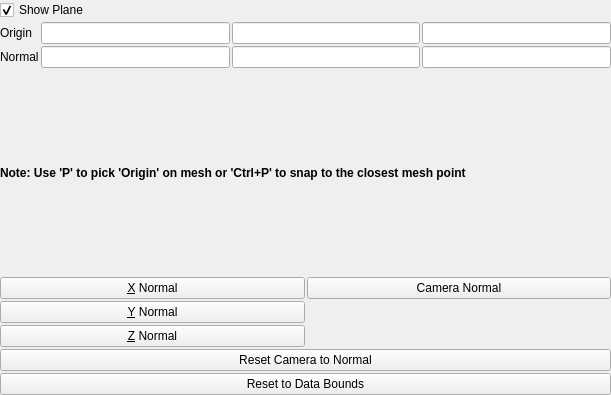
<?xml version="1.0" encoding="UTF-8"?>
<ui version="4.0">
 <class>ImplicitPlanePropertyWidget</class>
 <widget class="QWidget" name="ImplicitPlanePropertyWidget">
  <property name="geometry">
   <rect>
    <x>0</x>
    <y>0</y>
    <width>611</width>
    <height>395</height>
   </rect>
  </property>
  <property name="windowTitle">
   <string>Form</string>
  </property>
  <layout class="QVBoxLayout">
   <property name="spacing">
    <number>2</number>
   </property>
   <property name="margin">
    <number>0</number>
   </property>
   <item>
    <widget class="QCheckBox" name="show3DWidget">
     <property name="toolTip">
      <string>Show the interactive plane in the 3D render view.</string>
     </property>
     <property name="text">
      <string>Show Plane</string>
     </property>
     <property name="checked">
      <bool>true</bool>
     </property>
    </widget>
   </item>
   <item>
    <layout class="QGridLayout">
     <property name="margin">
      <number>0</number>
     </property>
     <property name="spacing">
      <number>2</number>
     </property>
     <item row="1" column="0">
      <widget class="QLabel" name="labelNormal">
       <property name="text">
        <string>Normal</string>
       </property>
      </widget>
     </item>
     <item row="1" column="1">
      <widget class="pqDoubleLineEdit" name="normalX"/>
     </item>
     <item row="0" column="0">
      <widget class="QLabel" name="labelOrigin">
       <property name="text">
        <string>Origin</string>
       </property>
      </widget>
     </item>
     <item row="1" column="3">
      <widget class="pqDoubleLineEdit" name="normalZ"/>
     </item>
     <item row="0" column="3">
      <widget class="pqDoubleLineEdit" name="originZ"/>
     </item>
     <item row="0" column="2">
      <widget class="pqDoubleLineEdit" name="originY"/>
     </item>
     <item row="1" column="2">
      <widget class="pqDoubleLineEdit" name="normalY"/>
     </item>
     <item row="0" column="1">
      <widget class="pqDoubleLineEdit" name="originX"/>
     </item>
    </layout>
   </item>
   <item>
    <widget class="QLabel" name="pickLabel">
     <property name="font">
      <font>
       <weight>75</weight>
       <bold>true</bold>
      </font>
     </property>
     <property name="text">
      <string>Note: Use 'P' to pick 'Origin' on mesh or 'Ctrl+P' to snap to the closest mesh point</string>
     </property>
     <property name="wordWrap">
      <bool>true</bool>
     </property>
    </widget>
   </item>
   <item>
    <layout class="QGridLayout">
     <property name="margin">
      <number>0</number>
     </property>
     <property name="spacing">
      <number>2</number>
     </property>
     <item row="0" column="1">
      <widget class="QPushButton" name="useCameraNormal">
       <property name="toolTip">
        <string>Set the normal to the camera's view direction.</string>
       </property>
       <property name="text">
        <string>Camera Normal</string>
       </property>
      </widget>
     </item>
     <item row="0" column="0">
      <widget class="QPushButton" name="useXNormal">
       <property name="toolTip">
        <string>Set the normal to the x-axis.</string>
       </property>
       <property name="text">
        <string>&amp;X Normal</string>
       </property>
      </widget>
     </item>
     <item row="2" column="0">
      <widget class="QPushButton" name="useZNormal">
       <property name="toolTip">
        <string>Set the normal to the z-axis.</string>
       </property>
       <property name="text">
        <string>&amp;Z Normal</string>
       </property>
      </widget>
     </item>
     <item row="1" column="0">
      <widget class="QPushButton" name="useYNormal">
       <property name="toolTip">
        <string>Set the normal to the y-axis.</string>
       </property>
       <property name="text">
        <string>&amp;Y Normal</string>
       </property>
      </widget>
     </item>
     <item row="6" column="0" colspan="2">
      <widget class="QPushButton" name="resetToDataBounds">
       <property name="toolTip">
        <string>Reset the plane based on the data bounds.</string>
       </property>
       <property name="text">
        <string>Reset to Data Bounds</string>
       </property>
      </widget>
     </item>
     <item row="5" column="0" colspan="2">
      <widget class="QPushButton" name="resetCameraToNormal">
       <property name="toolTip">
        <string>Reset the camera to look along the normal.</string>
       </property>
       <property name="text">
        <string>Reset Camera to Normal</string>
       </property>
      </widget>
     </item>
    </layout>
   </item>
  </layout>
 </widget>
 <customwidgets>
  <customwidget>
   <class>pqDoubleLineEdit</class>
   <extends>QLineEdit</extends>
   <header>pqDoubleLineEdit.h</header>
  </customwidget>
 </customwidgets>
 <tabstops>
  <tabstop>show3DWidget</tabstop>
  <tabstop>originX</tabstop>
  <tabstop>originY</tabstop>
  <tabstop>originZ</tabstop>
  <tabstop>normalX</tabstop>
  <tabstop>normalY</tabstop>
  <tabstop>normalZ</tabstop>
  <tabstop>useXNormal</tabstop>
  <tabstop>useYNormal</tabstop>
  <tabstop>useZNormal</tabstop>
 </tabstops>
 <resources/>
 <connections/>
</ui>
